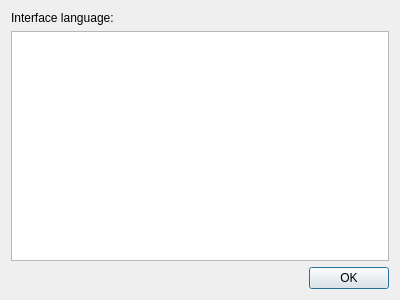
<?xml version="1.0" encoding="UTF-8"?>
<ui version="4.0">
 <class>Dialog</class>
 <widget class="QDialog" name="Dialog">
  <property name="geometry">
   <rect>
    <x>0</x>
    <y>0</y>
    <width>400</width>
    <height>300</height>
   </rect>
  </property>
  <property name="windowTitle">
   <string>Anki</string>
  </property>
  <layout class="QVBoxLayout" name="verticalLayout">
   <item>
    <widget class="QLabel" name="label">
     <property name="text">
      <string>Interface language:</string>
     </property>
    </widget>
   </item>
   <item>
    <widget class="QListWidget" name="lang"/>
   </item>
   <item>
    <widget class="QDialogButtonBox" name="buttonBox">
     <property name="orientation">
      <enum>Qt::Horizontal</enum>
     </property>
     <property name="standardButtons">
      <set>QDialogButtonBox::Ok</set>
     </property>
    </widget>
   </item>
  </layout>
 </widget>
 <resources/>
 <connections>
  <connection>
   <sender>buttonBox</sender>
   <signal>accepted()</signal>
   <receiver>Dialog</receiver>
   <slot>accept()</slot>
   <hints>
    <hint type="sourcelabel">
     <x>248</x>
     <y>254</y>
    </hint>
    <hint type="destinationlabel">
     <x>157</x>
     <y>274</y>
    </hint>
   </hints>
  </connection>
  <connection>
   <sender>buttonBox</sender>
   <signal>rejected()</signal>
   <receiver>Dialog</receiver>
   <slot>reject()</slot>
   <hints>
    <hint type="sourcelabel">
     <x>316</x>
     <y>260</y>
    </hint>
    <hint type="destinationlabel">
     <x>286</x>
     <y>274</y>
    </hint>
   </hints>
  </connection>
 </connections>
</ui>
